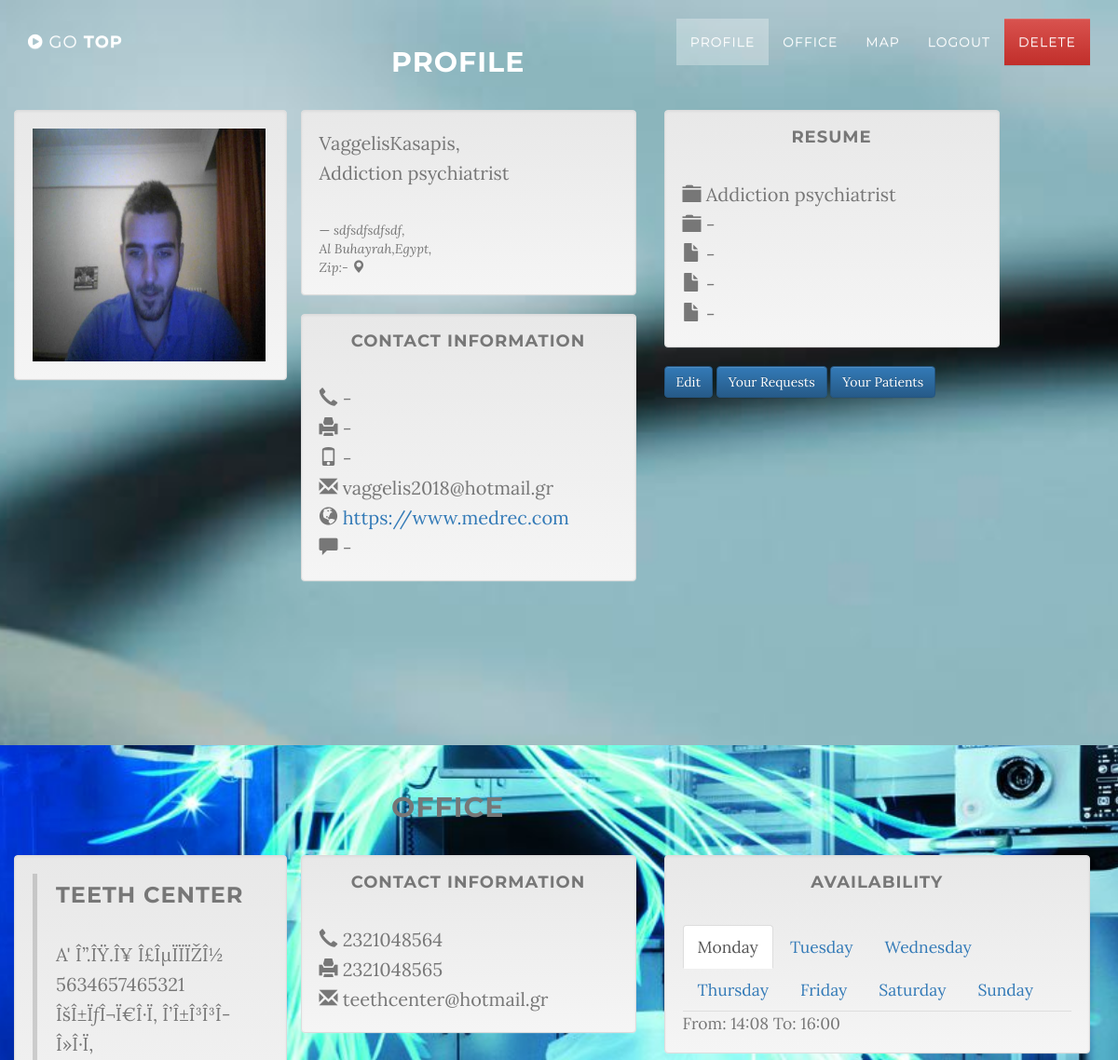
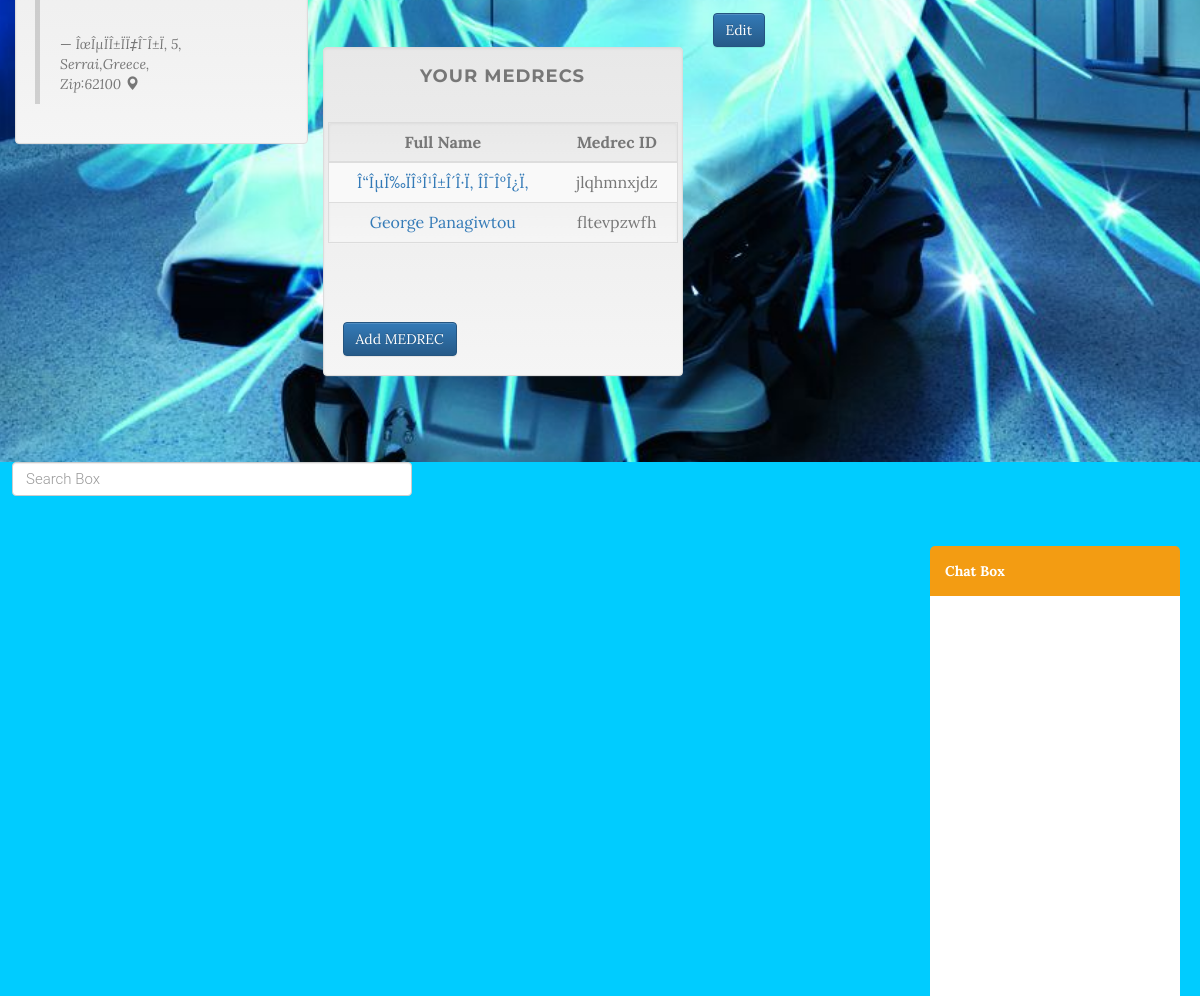
The app's page /docprofile.php (signed in) with its own data (2 pictures, top to bottom).
### tables this page shows
CREATE TABLE `profile` (
  `id` bigint(20) UNSIGNED NOT NULL,
  `fname` varchar(255) DEFAULT NULL,
  `last_name` varchar(255) NOT NULL,
  `image` varchar(255) DEFAULT NULL,
  `country` varchar(255) DEFAULT NULL,
  `state` varchar(255) DEFAULT NULL,
  `haddress` varchar(255) DEFAULT NULL,
  `zcode` varchar(255) DEFAULT NULL,
  `hphone` varchar(255) DEFAULT NULL,
  `fax` varchar(255) DEFAULT NULL,
  `cphone` varchar(255) DEFAULT NULL,
  `pwebsite` varchar(255) DEFAULT NULL,
  `aochat` varchar(255) DEFAULT NULL,
  `specialities` varchar(255) DEFAULT NULL,
  `ospecialities` varchar(255) DEFAULT NULL,
  `services` varchar(255) DEFAULT NULL,
  `edu` varchar(255) DEFAULT NULL,
  `pe` varchar(255) DEFAULT NULL,
  `users_id` bigint(20) NOT NULL
);

CREATE TABLE `users` (
  `id` bigint(20) NOT NULL,
  `username` varchar(25) NOT NULL,
  `email` varchar(35) NOT NULL,
  `password` varchar(50) NOT NULL,
  `type` int(11) NOT NULL,
  `status` varchar(255) NOT NULL
);

CREATE TABLE `office` (
  `id` bigint(20) UNSIGNED NOT NULL,
  `oname` varchar(255) DEFAULT NULL,
  `pfservice` varchar(255) DEFAULT NULL,
  `trnumber` varchar(255) DEFAULT NULL,
  `director` varchar(255) DEFAULT NULL,
  `country` varchar(255) DEFAULT NULL,
  `state` varchar(255) DEFAULT NULL,
  `oaddress` varchar(255) DEFAULT NULL,
  `ozcode` varchar(255) DEFAULT NULL,
  `ophone` varchar(255) DEFAULT NULL,
  `ofax` varchar(255) DEFAULT NULL,
  `oemail` varchar(255) DEFAULT NULL,
  `amonday` varchar(255) NOT NULL,
  `atuesday` varchar(255) NOT NULL,
  `awednesday` varchar(255) NOT NULL,
  `athursday` varchar(255) NOT NULL,
  `afriday` varchar(255) NOT NULL,
  `asaturday` varchar(255) NOT NULL,
  `asunday` varchar(255) NOT NULL,
  `users_id` bigint(20) NOT NULL
);

CREATE TABLE `identifications` (
  `id` bigint(20) UNSIGNED NOT NULL,
  `medrecid` varchar(255) NOT NULL,
  `fname` varchar(255) DEFAULT NULL,
  `occupation` varchar(255) DEFAULT NULL,
  `language` varchar(255) DEFAULT NULL,
  `dob` date DEFAULT NULL,
  `btype` varchar(255) DEFAULT NULL,
  `sex` varchar(255) DEFAULT NULL,
  `height` float DEFAULT NULL,
  `weight` decimal(10,0) DEFAULT NULL,
  `users_id` bigint(20) NOT NULL
);

### docprofile.php (the view, shortened to what the rows shown need)
<?php
	include_once 'php/dbconnect.php';
	if(isset($_SESSION['user'])&&($_COOKIE['type']=="1")){
		$user = $_SESSION['user'];
		$users_query = mysqli_query($sql_link,("SELECT * FROM users WHERE id='$user' LIMIT 1"));
		$profile_query = mysqli_query($sql_link,("SELECT * FROM profile WHERE users_id='$user' LIMIT 1"));
		$office_query = mysqli_query($sql_link,("SELECT * FROM office WHERE users_id='$user' LIMIT 1"));
		$identifications_query=mysqli_query($sql_link,("SELECT * FROM identifications WHERE users_id='$user'"));
		$users_query = mysqli_fetch_array($users_query);
		$profile_query = mysqli_fetch_array($profile_query);
		$office_query = mysqli_fetch_array($office_query);
	}
	else{
		header("Location: index.php");
	}
?>
<html xmlns="http://www.w3.org/1999/xhtml">
    <head>
        <link href="css/bootstrap.css" rel="stylesheet">
        <link href="css/bootstrap-theme.css" rel="stylesheet">
        <link href="css/map.css" rel="stylesheet">
        <link href="css/chat.css" rel="stylesheet">
        <link href="font-awesome/css/font-awesome.min.css" rel="stylesheet">
    </head>
    <body id="page-top" data-spy="scroll" data-target=".navbar-fixed-top">
        <section id="profile" class="content-section profile-section">
            <div class="container">
                <div class="row">
                    <div class="col-sm-2 col-md-offset-4">
                        <h2>Profile</h2>
                    </div>
                </div>
                <div class="row">
                    <div class="well col-sm-3">
                    	<img src="<?php echo "".$profile_query['image']."" ?>" alt="" style="width:250px;height:250px">
                    </div>
                    <div class="col-sm-4">
                        <blockquote class="well text-muted">
                            <p>
                                <?php
                                        echo "".$profile_query['fname'].$profile_query['last_name'].",<br>".$profile_query['specialities']."";
                                ?>
                            </p>
                            <small><cite title="Source Title"><?php echo "".$profile_query['haddress'].",<br>".$profile_query['state'].",".$profile_query['country'].",<br>Zip:".$profile_query['zcode'].""; ?>  <i class="glyphicon glyphicon-map-marker"></i></cite></small>
                        </blockquote>
                        <blockquote class="well text-muted">
                            <h4 class="text-center">Contact Information</h4>
                            <p>
                                <i class="glyphicon glyphicon-earphone rel="tooltip" title="Home Phone""></i> <?php echo "".$profile_query['hphone']."" ?>
                                <br/>
                                <i class="glyphicon glyphicon-print rel="tooltip" title="FAX""></i> <?php echo "".$profile_query['fax']."" ?>
                                <br/>
                                <i class="glyphicon glyphicon-phone rel="tooltip" title="Cell Phone""></i> <?php echo "".$profile_query['cphone']."" ?>
                                <i class="glyphicon glyphicon-envelope rel="tooltip" title="E-mail""> </i> <?php echo "".$users_query['email']."" ?>
                                <br/>
                                <i class="glyphicon glyphicon-globe rel="tooltip" title="Website""></i> <a href="<?php echo "".$profile_query['pwebsite']."" ?>"><?php echo "".$profile_query['pwebsite']."" ?></a>
                                <br/>
                                <i class="glyphicon glyphicon-comment rel="tooltip" title="Available on Chat""></i> </i> <?php echo "".$profile_query['aochat']."" ?>
                                <br/>
                            </p>
                        </blockquote>
                    </div>
                    <div class="col-sm-4">
                        <blockquote class="well text-muted">
                            <h4 class="text-center">RESUME</h4>
                            <p>
                                <i class="glyphicon glyphicon-folder-close rel="tooltip" title="Specialities""> </i> <?php echo "".$profile_query['specialities']."" ?>
                                <br/>
                                <i class="glyphicon glyphicon-folder-close rel="tooltip" title="Other Specialities""></i> <?php echo "".$profile_query['ospecialities']."" ?>
                                <br/>
                                <i class="glyphicon glyphicon-file rel="tooltip" title="Education""></i> </i> <?php echo "".$profile_query['edu']."" ?>
                                <br/>
                                <i class="glyphicon glyphicon-file rel="tooltip" title="Previous Experience""></i> </i> <?php echo "".$profile_query['pe']."" ?>
                                <br/>
                                <i class="glyphicon glyphicon-file rel="tooltip" title="Services""></i> </i> <?php echo "".$profile_query['services']."" ?>
                            </p>
                        </blockquote>
                    </div>
                </div>
            </div>
        </section>
        <section id="office" class="content-section office-section">
            <div class="container">
                <div class="row">
                    <div class="col-sm-2 col-md-offset-4 text-muted">
                        <h2>OFFICE</h2>
                    </div>
                </div>
                <div class="row">
                    <div class="well col-sm-3">
                        <blockquote class="text-muted">
                            <h3><?php echo "".$office_query['oname']."" ?></h3>
                            <p>
                                <?php echo "".$office_query['pfservice']."" ?><br>
                                <?php echo "".$office_query['trnumber']."" ?><br>
                                <?php echo "".$office_query['director']."" ?>
                            </p>
                            <small><cite title="Source Title"><?php echo "".$office_query['oaddress'].",<br>".$office_query['state'].",".$office_query['country'].",<br>Zip:".$office_query['ozcode'].""; ?>  <i class="glyphicon glyphicon-map-marker"></i></cite></small>
                        </blockquote>
                    </div>
                    <div class="col-sm-4">
                        <blockquote class="well text-muted">
                            <h4 class="text-center">Contact Information</h4>
                            <p>
                                <i class="glyphicon glyphicon-earphone rel="tooltip" title="Office Phone""></i> <?php echo "".$office_query['ophone']."" ?>
                                <br/>
                                <i class="glyphicon glyphicon-print rel="tooltip" title="FAX""></i> <?php echo "".$office_query['ofax']."" ?>
                                <i class="glyphicon glyphicon-envelope rel="tooltip" title="E-mail""> </i> <?php echo "".$office_query['oemail']."" ?>
                                <br/>
                            </p>
                        </blockquote>
                    </div>
                        <?php
	                        if(($_COOKIE['type']=="1")){
	                    ?>
                    <div class="col-sm-4">
                        <blockquote class="well text-muted">
                             	<div class="row sfixed-table">
                                    <div class="stable-content">
                                        <table class='table table-striped stable-fixed-header text-muted well' id='mytable'>
                                            <thead>
                                                <tr>
                                                    <th>Full Name</th>
                                                    <th>Medrec ID</th>
                                                </tr>
                                            </thead>
                                            <tbody>
                                                <?php while ($row = mysqli_fetch_array($identifications_query)){ ?>
                                                <tr>
                                                    <td class="text-center">
                                    	                <a href="medrecs.php?medrecid=<?php echo "".$row['medrecid'].""?>"><?php echo "".$row['fname']."" ?></a>
                                                    </td>
                                                    <td class="text-center">
                                                        <?php echo "".$row['medrecid']."" ?>
                                                    </td>
                                                </tr>
                                                <?php } ?>
                                            </tbody>
                                        </table>
                                    </div>
                                </div>
                        </blockquote>
                    </div>
                    <?php } ?>
                </div>
            </div>
        </section>
    </body>
</html>

### records on screen
profile: image (picture), fname "Vaggelis", last_name "Kasapis", specialities "Addiction psychiatrist", haddress "sdfsdfsdfsdf", state "Al Buhayrah", country "Egypt", zcode "-", hphone "-", fax "-", cphone "-", pwebsite "https://www.medrec.com", aochat "-", ospecialities "-", edu "-", pe "-", services "-"
users: email "vaggelis2018@hotmail.gr"
office: oname "TEETH CENTER", pfservice "A' Î”.ÎŸ.Î¥ Î£ÎµÏÏÏŽÎ½", trnumber "5634657465321", director "ÎšÎ±ÏƒÎ¬Ï€Î·Ï‚ Î’Î±Î³Î³Î­Î»Î·Ï‚", oaddress "ÎœÎµÏÎ±ÏÏ‡Î¯Î±Ï‚ 5", state "Serrai", country "Greece", ozcode "62100", ophone "2321048564", ofax "2321048565", oemail "teethcenter@hotmail.gr"
identifications: fname "Î“ÎµÏ‰ÏÎ³Î¹Î±Î´Î·Ï‚ ÎÎ¯ÎºÎ¿Ï‚", medrecid "jlqhmnxjdz"
identifications: fname "George Panagiwtou", medrecid "fltevpzwfh"

### other values on screen
$fmonday "14:08"
$tmonday "16:00"
